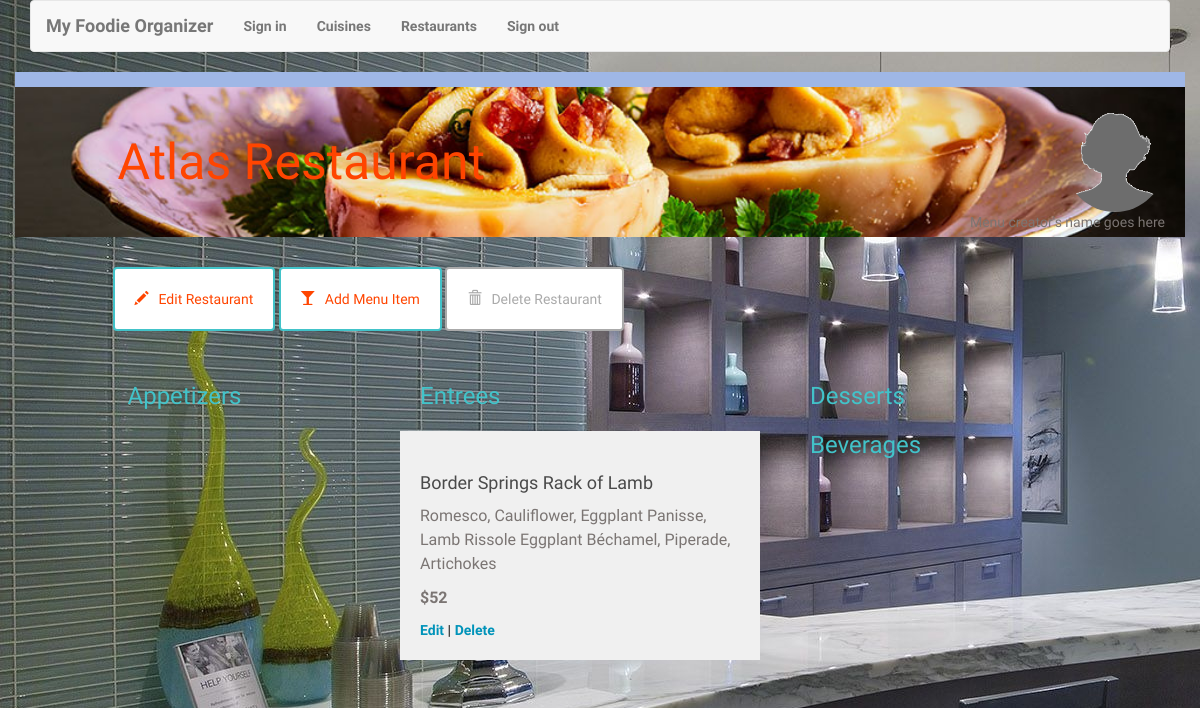
Screenshot of /restaurant/1/menu/ with the database file from the repository.
### database_setup.py (models this page shows, shortened)
class Restaurant(Base):
    __tablename__ = 'restaurant'
    id = Column(Integer, primary_key=True)
    name = Column(String(250), nullable=False)

class MenuItem(Base):
    __tablename__ = 'menu_item'
    name =Column(String(80), nullable = False)
    id = Column(Integer, primary_key = True)
    description = Column(String(250))
    price = Column(String(8))
    course = Column(String(250))
    restaurant_id = Column(Integer,ForeignKey('restaurant.id'))
    restaurant = relationship(Restaurant)

### run.py (the view)
@app.route('/cuisine/restaurant/<int:restaurant_id>/')
@app.route('/restaurant/<int:restaurant_id>/menu/')
def showMenu(restaurant_id):
    restaurant = session.query(Restaurant).filter_by(id = restaurant_id).one()
    items = session.query(MenuItem).filter_by(restaurant_id = restaurant_id).all()
    return render_template('menu.html', items = items, restaurant = restaurant)

### templates/menu.html (shortened to what this page needs)
{% extends "main.html" %}
{% block content %}
{% include "header.html" %}
	<div class="row divider green">
		<div class="col-md-12"></div>
	</div>
	<div class="row banner menu">
		<div class="col-md-11 col-md-offset-1 padding-none">
			<h1>{{ restaurant.name }}
			<figure class="creator">
				<img src="{{ url_for('static', filename='blank_user.gif') }}">
				<figcaption>Menu creator's name goes here</figcaption>
			</figure>
			</h1>
		</div>
	</div>
	<div class="row padding-top padding-bottom">
		<div class="col-md-1"></div>
		<div class="col-md-11 padding-none">
			<a href="{{url_for('editRestaurant', restaurant_id = restaurant.id )}}">
				<button class="btn btn-default" id="new-menu-item">
					<span class="glyphicon glyphicon-pencil" aria-hidden="true"></span>Edit Restaurant
				</button>
			</a>
			<a href="{{url_for('newMenuItem', restaurant_id = restaurant.id )}}">
				<button class="btn btn-default" id="new-menu-item">
					<span class="glyphicon glyphicon-glass" aria-hidden="true"></span>Add Menu Item
				</button>
			</a>
						<a href="{{url_for('deleteRestaurant', restaurant_id = restaurant.id )}}">
				<button class="btn btn-default delete" id="delete-restaurant">
					<span class="glyphicon glyphicon-trash" aria-hidden="true"></span>Delete Restaurant
				</button>
			</a>
		</div>
		<div class="col-md-7"></div>
	</div>
	{% if items !=[] %}
		<div class="row">
			<div class="col-md-1"></div>
			<div class="col-md-3">
				<h2>Appetizers</h2>
			</div>
			<div class="col-md-4">
				<h2>Entrees</h2>
					{% for i in items %}
						{% if i.course == 'Entree' %}
						<div class="menu-item">
							<h3>{{i.name}}</h3>
							<p>{{i.description}}</p>
							<p class="menu-price">{{i.price}}</p>
							<a href='{{url_for('editMenuItem', restaurant_id = restaurant.id, menu_id=i.id ) }}'>Edit</a> |
							<a href='{{url_for('deleteMenuItem', restaurant_id = restaurant.id, menu_id=i.id ) }}'>Delete</a>
						</div>
						{% endif %}
					{% endfor %}
			</div>
			<div class="col-md-3">
				<h2>Desserts</h2>
				<h2>Beverages</h2>
			</div>
			<div class="col-md-1"></div>
		</div>
	{% endif %}
{% endblock %}

### templates/main.html (shortened to what this page needs)
<!DOCTYPE html>
<html lang="en">
	<head>
		<link rel="stylesheet" href="//netdna.bootstrapcdn.com/bootstrap/3.1.1/css/bootstrap.min.css">
		<link rel=stylesheet type=text/css href="{{ url_for('static', filename='styles.css') }}">
	</head>
	<body>
		<div class="container">
			{% block content %}
			{% endblock %}
		</div>
	</body>
</html>

### templates/header.html
<nav class="navbar navbar-default">
  <div class="container-fluid">
    <div class="navbar-header">
      <a class="navbar-brand" href="{{url_for('showCuisines')}}">My Foodie Organizer</a>
    </div>
    <ul class="nav navbar-nav">
      <li><a href="{{url_for('showLogin')}}">Sign in</a></li>
      <li><a href="{{url_for('showCuisines')}}">Cuisines</a></li>
			<li><a href="{{url_for('showRestaurants')}}">Restaurants</a></li>
      <li><a href="{{url_for('gdisconnect')}}">Sign out</a></li>
    </ul>
  </div>
</nav>

### static/styles.css (style rules this page uses)
* { font-family: 'Courgette', cursive; font-weight: 700; }
body,html { background: url("/static/kitchen.jpg"); background-position-x: 0%!important; background-position-y: 0% !important; background-repeat: repeat; background-size: auto auto; background-position: right; background-repeat: no-repeat; }
h1 { font-family: 'Courgette', cursive; font-size: 50px; color: orangered; line-height: 60px; font-weight: 300; }
h2 { font-size: 24px; color: #42C3C9; line-height: 29px; }
h3 { font-size: 18px; color: #4A4A4A; line-height: 23px; }
p { font-family: 'Courgette', cursive; font-size: 16px; color: #7B7573; line-height: 24px; font-weight: 400; }
a { font-size: 14px; color: #0093B9; line-height: 17px; }
.padding-top { padding-top: 30px; }
.padding-bottom { padding-bottom: 30px; }
.padding-none { padding: 0; }
.btn { padding: 20px; margin: 0; border-color: #42C3C9; border-width: 2px; color: orangered; }
.btn.delete { border-color: #aaaaaa; color: #aaaaaa; }
.glyphicon { margin-right: 10px; }
.divider { height: 15px; }
.divider.green { background-color: #9FB7E6; }
.banner.menu { height: 150px; background: url("/static/top-banner.jpg"); background-position: right; background-repeat: no-repeat; background-size: cover; }
.banner h1 { margin: 45px 0; margin-left: 5px; }
.menu-item { background: #F0F0F0; padding: 20px; margin: 20px; margin-left: -20px; }
.menu-price { font-weight: 700; }
.creator { padding-right: 20px; margin-top: -20px; text-align: right; float:right; }
.creator img { width: 100px; border-radius: 50%; }
.creator figcaption { font-size: 14px; color: #7B7573; font-weight: 400; margin-top: -20px; }

### rows the page displays
Restaurant: name "Atlas Restaurant"
MenuItem: name "Border Springs Rack of Lamb", description "Romesco, Cauliflower, Eggplant Panisse, Lamb Rissole Eggplant Béchamel, Piperade, Artichokes", price "$52"
